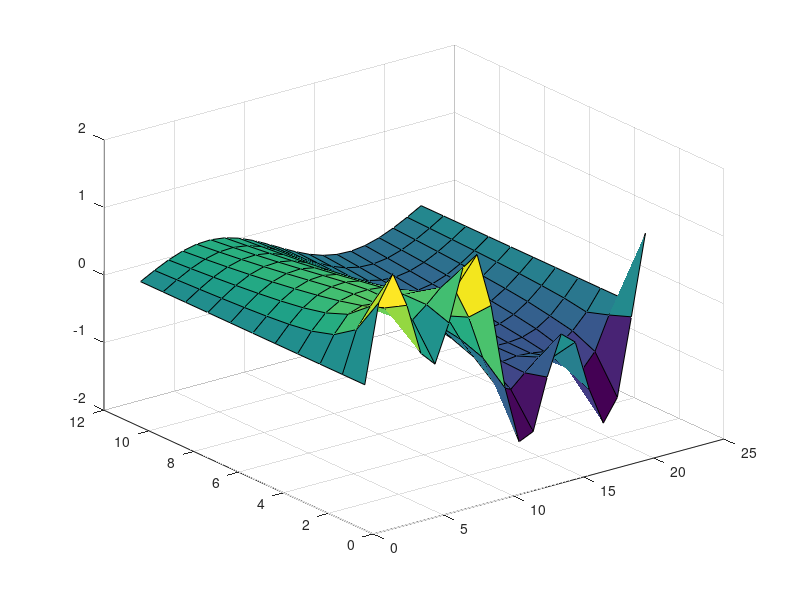

Source code (MATLAB):
clear all;
clc;
%T(x,t=0) = sin(pi*x) +sin(3*pi*x)
%T(x=0,t) = T(x=L,t)=0
%Nx=21
%Nt=11
%dx=0.1
%dt=0.01
%D=1

Nx = 21;
Nt = 11;
dx = 0.1;
dt = 0.01;
D = 1;
r = D*dt/(2*dx^2);
x=linspace(0, Nx*dx, Nx);
T_0 = sin(pi*x)+sin(3*pi*x);

A(1:19)=1+2*r;
M1=diag(A);
AU(1:18) = -r;
M2=diag(AU,1);
M3=diag(AU,-1);

M=M1+M2+M3;
b(1:19)=0;
for n=2:Nx-1
    b(n-1)=r*T_0(n-1)+(1-2*r)*T_0(n)+r*T_0(n+1);
end

alpha = M\b';

UL =  0;
UR = 0;

T=[UL, alpha', UR];
history = zeros(Nt,Nx);
history(1,:) =  T_0;
history(2,:) =  T;
for t=3:Nt
  b(1:19)=0;
  for n=2:Nx-1
    b(n-1)=r*T(n-1)+(1-2*r)*T(n)+r*T(n+1);
  end  
  alpha = M\b';
  T=[UL, alpha', UR];
  history(t,:)=T;
end

surf(history)
